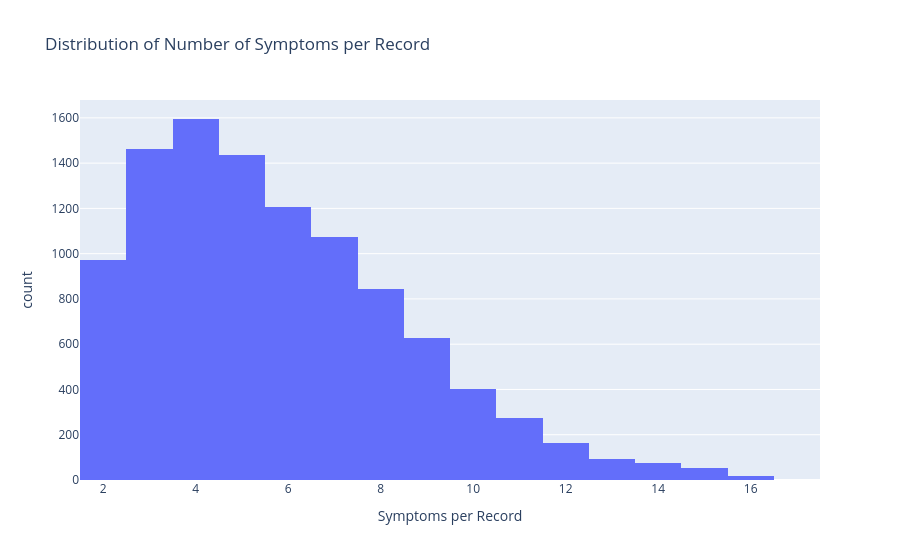

Notebook code for this chart:
### Markdown cell above
## Symptoms-per-Record Distribution

### Code cell
eda_charts.symptom_count_distribution(df)

### Figure 1 — Plotly figure (JSON) as saved in the notebook; plotly's stock layout.template omitted (floating-point values rounded to 4 significant figures; data arrays with more than 128 entries replaced by an {"elided": "..."} marker saying what was removed)
{"data": [{"bingroup": "x", "hovertemplate": "Symptoms per Record=%{x}<br>count=%{y}<extra></extra>", "legendgroup": "", "marker": {"color": "#636efa", "pattern": {"shape": ""}}, "name": "", "nbinsx": 20, "orientation": "v", "showlegend": false, "type": "histogram", "x": {"elided": "10301 int values"}, "xaxis": "x", "yaxis": "y"}], "layout": {"barmode": "relative", "legend": {"tracegroupgap": 0}, "title": {"text": "Distribution of Number of Symptoms per Record"}, "xaxis": {"anchor": "y", "domain": [0.0, 1.0], "title": {"text": "Symptoms per Record"}}, "yaxis": {"anchor": "x", "domain": [0.0, 1.0], "title": {"text": "count"}}}}
